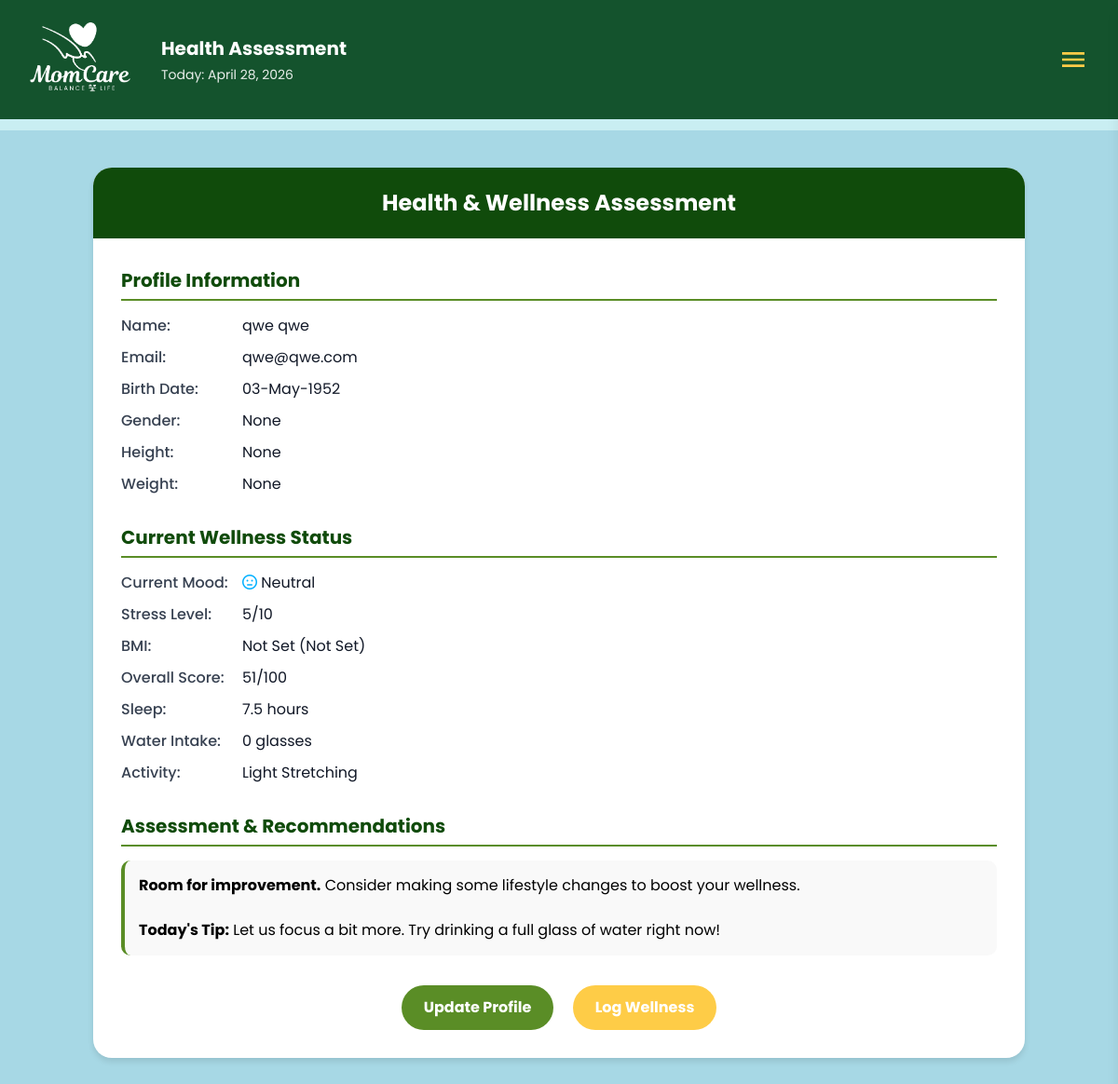
The app's page /assessment (signed in), older data.
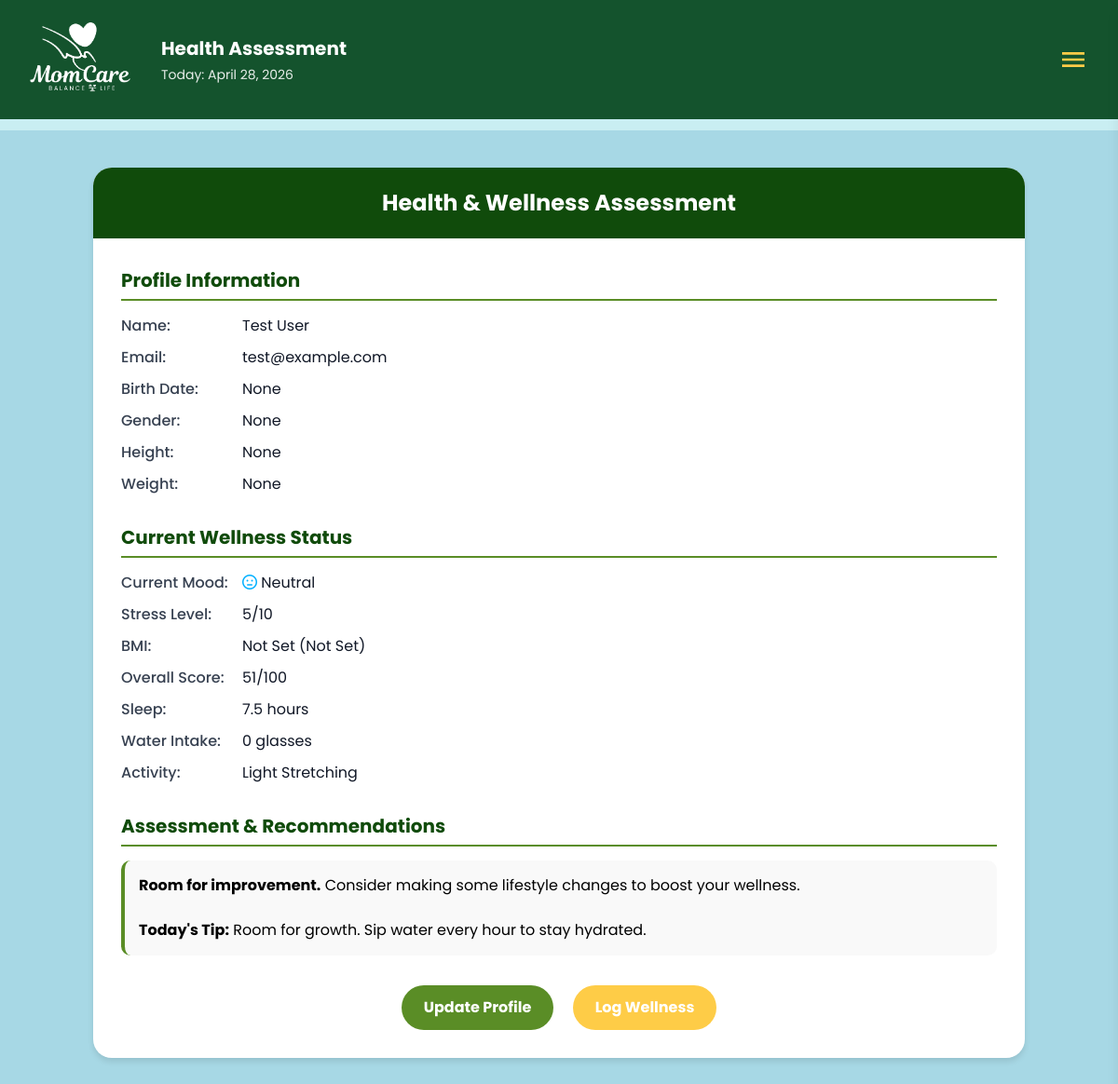
The same page, newer data.
### tables this page shows
CREATE TABLE users (
            id INTEGER PRIMARY KEY AUTOINCREMENT,
            first TEXT NOT NULL,
            last TEXT NOT NULL,
            email TEXT NOT NULL UNIQUE,
            birthdate TEXT,
            password_hash TEXT NOT NULL,
            security_question TEXT,
            security_answer TEXT,
            gender TEXT,
            height TEXT,
            weight TEXT,
            profile_picture TEXT
        );

### app.py (the view)
@app.route('/assessment')
def assessment():
    user_email = session.get('user_email')
    if not user_email:
        flash('Please sign in to view your assessment.')
        return redirect(url_for('index'))
    conn = get_db()
    cur = conn.cursor()
    cur.execute('SELECT * FROM users WHERE email = ?', (user_email,))
    user_row = cur.fetchone()
    conn.close()
    if not user_row:
        flash('User not found.')
        return redirect(url_for('dashboard'))
    user = dict(user_row)
    user['first_name'] = user['first']
    user['last_name'] = user['last']
    user['birthdate_display'] = user['birthdate']
    user['gender'] = user.get('gender', 'Not Specified')
    user['height_display'] = user.get('height', 'Not Set')
    user['weight_display'] = user.get('weight', 'Not Set')
    mood_data = get_mood_wellness_data(user_email)
    first = session.get('user_first')
    today = datetime.now().strftime('%B %d, %Y')
    return render_template('assessment.html', user=user, mood_data=mood_data, first=first, today=today)

### app.py (called while the page is built)
def get_db() -> Connection:
    conn = sqlite3.connect(DB_PATH, timeout=30)
    conn.row_factory = sqlite3.Row
    try:
        conn.execute('PRAGMA journal_mode=WAL;')
        conn.execute('PRAGMA synchronous=NORMAL;')
        conn.execute('PRAGMA foreign_keys=ON;')
    except Exception:
        pass
    return conn

### templates/assessment.html (shortened to what the changed rows need)
<!DOCTYPE html>
<html lang="en">
<head>
    <script src="https://cdn.tailwindcss.com"></script>
    <link rel="stylesheet" href="https://cdnjs.cloudflare.com/ajax/libs/font-awesome/6.0.0-beta3/css/all.min.css">
</head>
<body class="bg-[#a7d8e5] font-['Poppins']">
    {% include 'navbar.html' %}
    <main class="max-w-[1300px] mx-auto p-6 md:p-10">
        <div class="assessment-container mx-auto">
            <div class="assessment-content">
                <div class="section">
                    <div class="detail-row">
                        <label>Name:</label>
                        <div class="value">{{ user.first_name }} {{ user.last_name }}</div>
                    </div>
                    <div class="detail-row">
                        <label>Email:</label>
                        <div class="value">{{ user.email }}</div>
                    </div>
                    <div class="detail-row">
                        <label>Birth Date:</label>
                        <div class="value">{{ user.birthdate_display }}</div>
                    </div>
                </div>
                <div class="section">
                    <div class="section-title">Assessment & Recommendations</div>
                    <div class="assessment-text">
                        {% if mood_data and mood_data.overall_wellness_score %}
                            {% if mood_data.overall_wellness_score >= 80 %}
                                <strong>Excellent!</strong> You're doing great with your wellness. Keep up the good habits!
                            {% elif mood_data.overall_wellness_score >= 60 %}
                                <strong>Good progress!</strong> You're on the right track. Focus on areas that need improvement.
                            {% else %}
                                <strong>Room for improvement.</strong> Consider making some lifestyle changes to boost your wellness.
                            {% endif %}
                        {% else %}
                            <strong>Start tracking!</strong> Begin logging your mood and wellness metrics to get personalized insights.
                        {% endif %}
                        <br><br>
                        <strong>Today's Tip:</strong> {{ mood_data.wellness_tip if mood_data else 'Take a moment to breathe and assess your day.' }}
                    </div>
                </div>
            </div>
        </div>
    </main>
</body>
</html>

Row changes from the older to the newer data that the page shows:
changed users: first_name "qwe" → "Test"; last_name "qwe" → "User"; email "qwe@qwe.com" → "test@example.com"; birthdate_display "03-May-1952" → (not shown)
Text that changed along with them:
{{ user.birthdate_display }}: (not shown) → "None"
text no longer shown: "Let us focus a bit more. Try drinking a full glass of water right now!"
text now shown: "Room for growth. Sip water every hour to stay hydrated."
